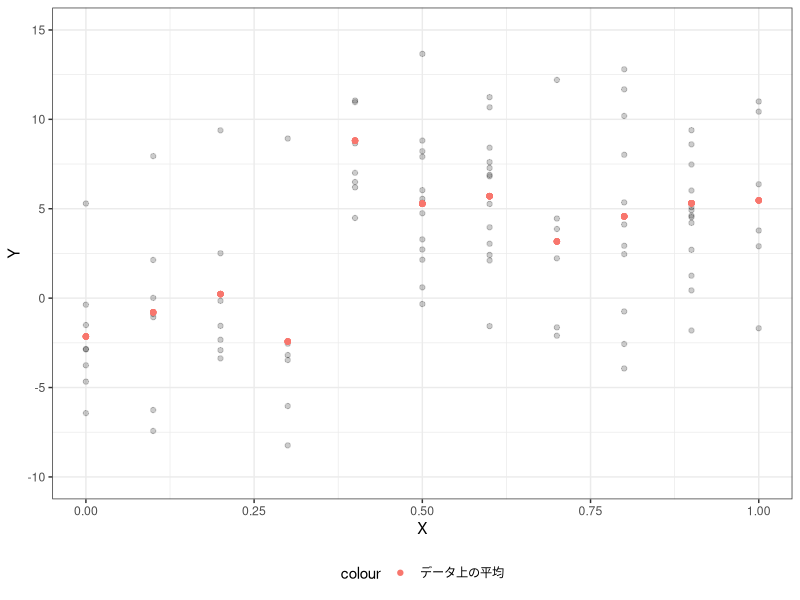
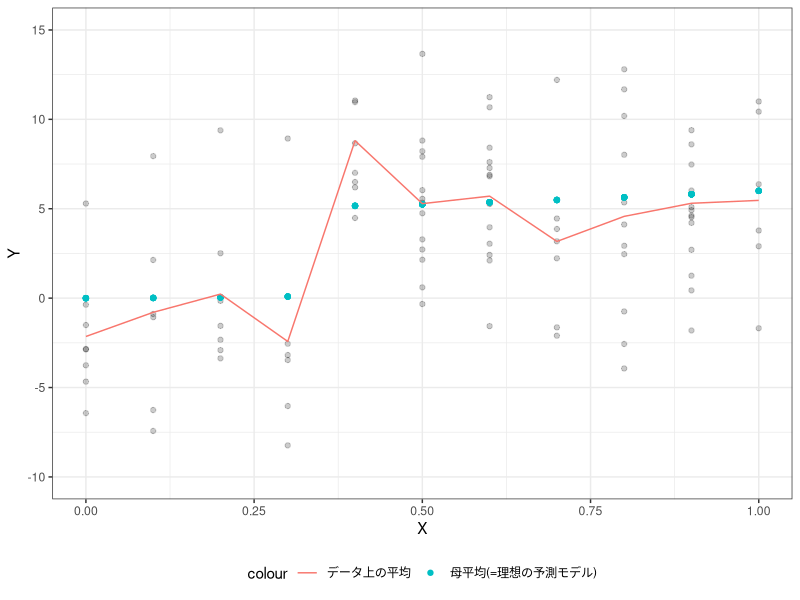
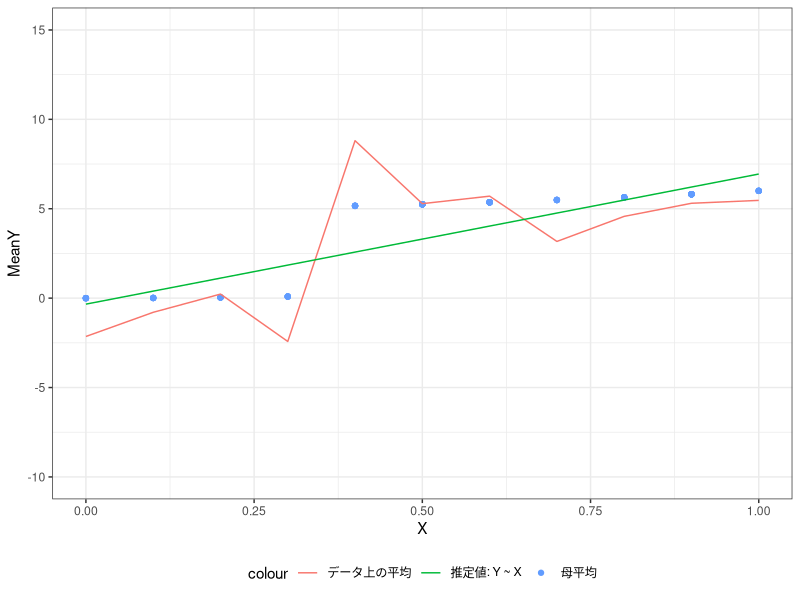
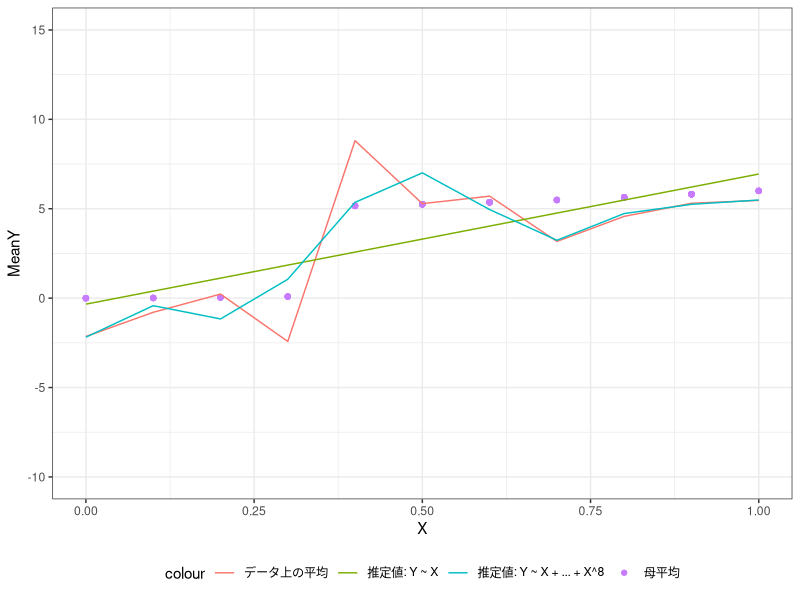
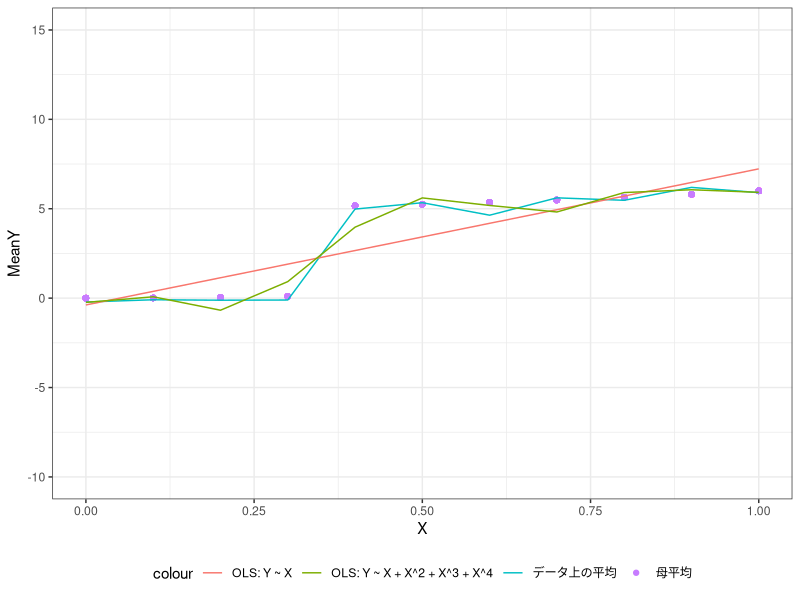
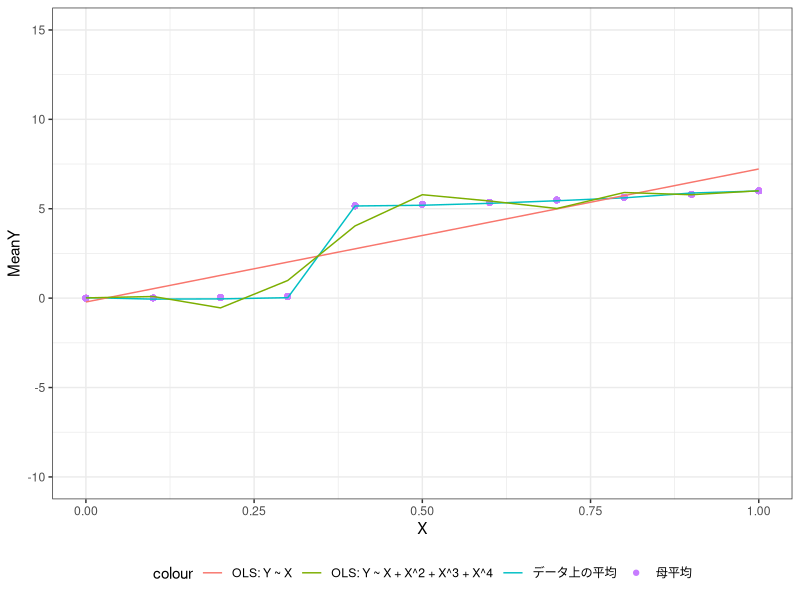

These charts were generated, in order, by the following R code:
## ---- chunk 1
library(tidyverse)
set.seed(1)

Data = read_csv("Public/Example.csv")
## ---- chunk 2
Sim = function(n,i){
  set.seed(i)
  Temp = tibble(
    X = sample(
      seq(0,1,0.1),
      n,
      replace = TRUE
    ),
    TrueY = X^2 + 
      case_when(
        X < 0.4 ~ 0,
        .default = 5
      ),
    Y = TrueY + rnorm(n,0,5)
  )
  return(Temp)
}

Sim(100,1) |> 
  mutate(
    MeanY = mean(Y),
    .by = X
  ) |> 
  ggplot(
    aes(
      x = X,
      y = Y
    )
  ) +
  theme_bw() +
  geom_point(
    alpha = 0.2
  ) +
  geom_point(
    aes(
      y = MeanY,
      color = "データ上の平均"
    )
  )+
  ylim(-10,15)+
  theme(
    legend.position = "bottom"
  )
## ---- chunk 3

Sim(100,1) |> 
  mutate(
    MeanY = mean(Y),
    .by = X
  ) |> 
  ggplot(
    aes(
      x = X,
      y = Y
    )
  ) +
  theme_bw() +
  geom_point(
    alpha = 0.2
  ) +
  geom_point(
    aes(
      y = TrueY,
      color = "母平均(=理想の予測モデル)"
    )
  ) +
  geom_line(
    aes(
      y = MeanY,
      color = "データ上の平均"
    )
  )+
  ylim(-10,15)+
  theme(
    legend.position = "bottom"
  )
## ---- chunk 4
Sim(100,1) |> 
  mutate(
    MeanY = mean(Y),
    .by = X
  ) |> 
  mutate(
    OLS = lm(
      Y ~ X,
      data = pick(everything())
    ) |> 
      predict(
        pick(everything())
      )
  ) |> 
  ggplot(
    aes(
      x = X,
      y = MeanY
    )
  ) +
  theme_bw() +
  geom_point(
    aes(
      y = TrueY,
      color = "母平均"
    )
  ) +
  geom_line(
    aes(
      y = MeanY,
      color = "データ上の平均"
    )
  ) +
  geom_line(
    aes(
      y = OLS,
      color = "推定値: Y ~ X"
    )
  ) +
  ylim(-10,15)+
  theme(
    legend.position = "bottom"
  )
## ---- chunk 5
Sim(100,1) |> 
  mutate(
    MeanY = mean(Y),
    .by = X
  ) |> 
  mutate(
    OLS = lm(
      Y ~ X,
      data = pick(everything())
    ) |> 
      predict(
        pick(everything())
      ),
    OLS2 = lm(
      Y ~ poly(X,8),
      data = pick(everything())
    ) |> 
      predict(
        pick(everything())
      )
  ) |> 
  ggplot(
    aes(
      x = X,
      y = MeanY
    )
  ) +
  theme_bw() +
  geom_point(
    aes(
      y = TrueY,
      color = "母平均"
    )
  ) +
  geom_line(
    aes(
      y = MeanY,
      color = "データ上の平均"
    )
  ) +
  geom_line(
    aes(
      y = OLS,
      color = "推定値: Y ~ X"
    )
  ) +
  geom_line(
    aes(
      y = OLS2,
      color = "推定値: Y ~ X + ... + X^8"
    )
  ) +
  ylim(-10,15) +
  theme(
    legend.position = "bottom"
  )
## ---- chunk 6
Sim(5000,1) |> 
  mutate(
    MeanY = mean(Y),
    .by = X
  ) |> 
  mutate(
    OLS = lm(
      Y ~ X,
      data = pick(everything())
    ) |> 
      predict(
        pick(everything())
      ),
    OLS2 = lm(
      Y ~ poly(X,8),
      data = pick(everything())
    ) |> 
      predict(
        pick(everything())
      )
  ) |> 
  ggplot(
    aes(
      x = X,
      y = MeanY
    )
  ) +
  theme_bw() +
  geom_point(
    aes(
      y = TrueY,
      color = "母平均"
    )
  ) +
  geom_line(
    aes(
      y = MeanY,
      color = "データ上の平均"
    )
  ) +
  geom_line(
    aes(
      y = OLS,
      color = "OLS: Y ~ X"
    )
  ) +
  geom_line(
    aes(
      y = OLS2,
      color = "OLS: Y ~ X + X^2 + X^3 + X^4"
    )
  ) +
  ylim(-10,15) +
  theme(
    legend.position = "bottom"
  )
## ---- chunk 7
Sim(50000,1) |> 
  mutate(
    MeanY = mean(Y),
    .by = X
  ) |> 
  mutate(
    OLS = lm(
      Y ~ X,
      data = pick(everything())
    ) |> 
      predict(
        pick(everything())
      ),
    OLS2 = lm(
      Y ~ poly(X,8),
      data = pick(everything())
    ) |> 
      predict(
        pick(everything())
      )
  ) |> 
  ggplot(
    aes(
      x = X,
      y = MeanY
    )
  ) +
  theme_bw() +
  geom_point(
    aes(
      y = TrueY,
      color = "母平均"
    )
  ) +
  geom_line(
    aes(
      y = MeanY,
      color = "データ上の平均"
    )
  ) +
  geom_line(
    aes(
      y = OLS,
      color = "OLS: Y ~ X"
    )
  ) +
  geom_line(
    aes(
      y = OLS2,
      color = "OLS: Y ~ X + X^2 + X^3 + X^4"
    )
  ) +
  ylim(-10,15) +
  theme(
    legend.position = "bottom"
  )
